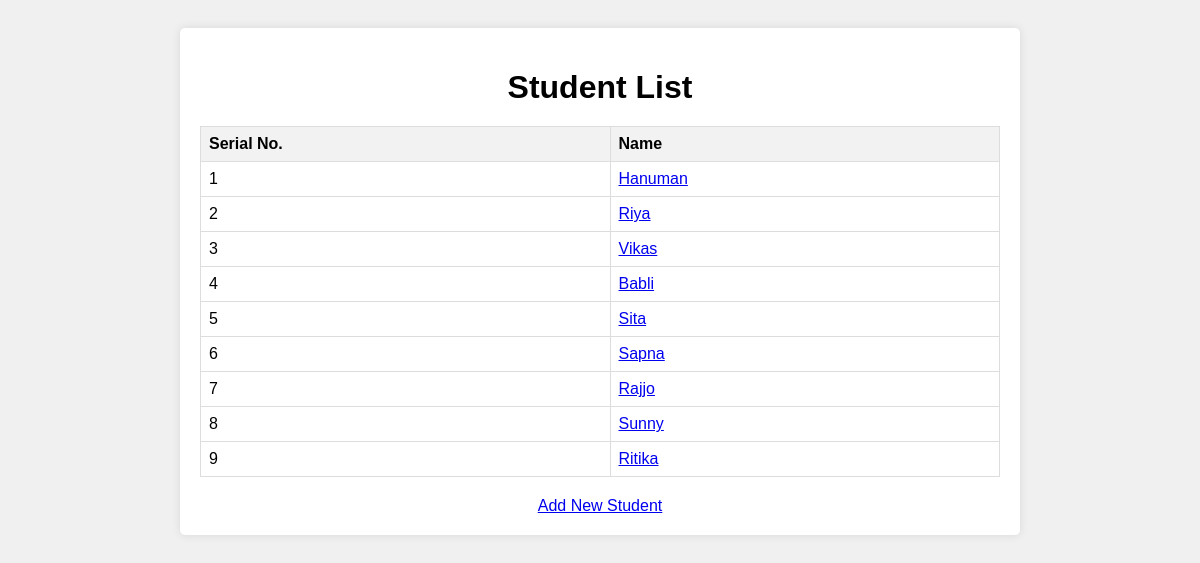
The page /student/ on the database its author committed.
### apis/models.py (models this page shows)
class Student(models.Model):
	name = models.CharField(max_length=100)
	age = models.IntegerField(default=18)
	fathers_name = models.CharField(max_length=100)

### apis/views.py (the view)
# urls.py: path('student/', student_list, name='student_list'),
@permission_classes([IsAuthenticated])
def student_list(request):
    students = Student.objects.all()  # Fetch all students from the database
    student_list = [{'index': index + 1, 'student': student} for index, student in enumerate(students)]
    context = {
        'student_list': student_list,
        'redirect_to_login_immediately': None  # Placeholder, replace with actual logic if needed
    }
    return render(request, 'student_list.html', context)

### templates/student_list.html (shortened to what this page needs)
<!DOCTYPE html>
<html lang="en">
<head>
</head>
<body>
    <div class="container">
        <h1>Student List</h1>
        <table>
            <thead>
                <tr>
                    <th>Serial No.</th>
                    <th>Name</th>
                </tr>
            </thead>
            <tbody>
            {% for entry in student_list %}
                <tr>
                    <td>{{ entry.index }}</td>
                    <td><a href="{% url 'student_detail' entry.student.id %}">{{ entry.student.name }}</a></td>
                </tr>
            {% endfor %}
            </tbody>
        </table>
        <div class="add-student">
            <a href="{% url 'student_create' %}">Add New Student</a>
        </div>
    </div>
</body>
</html>

### templates/student_list.html (style rules this page uses)
body { font-family: Arial, sans-serif; background-color: #f0f0f0; padding: 20px; }
.container { max-width: 800px; margin: 0 auto; background-color: #fff; padding: 20px; border-radius: 5px; box-shadow: 0 0 10px rgba(0, 0, 0, 0.1); }
h1 { text-align: center; margin-bottom: 20px; }
table { width: 100%; border-collapse: collapse; margin-top: 20px; }
table th, table td { border: 1px solid #ddd; padding: 8px; text-align: left; }
table th { background-color: #f2f2f2; }
.add-student { text-align: center; margin-top: 20px; }

### rows shown on the page
Student: index "1", student.name "Hanuman"
Student: index "2", student.name "Riya"
Student: index "3", student.name "Vikas"
Student: index "4", student.name "Babli"
Student: index "5", student.name "Sita"
Student: index "6", student.name "Sapna"
Student: index "7", student.name "Rajjo"
Student: index "8", student.name "Sunny"
Student: index "9", student.name "Ritika"
